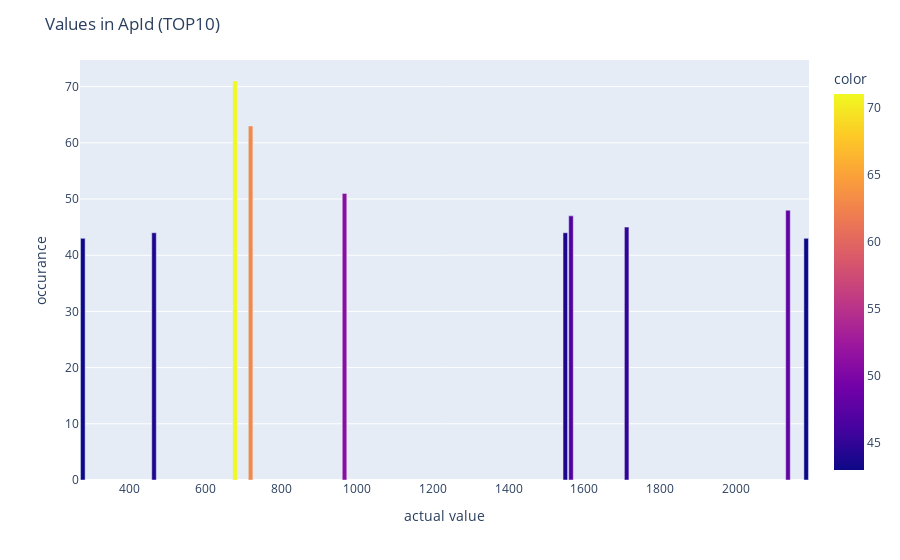

The cell this chart's notebook holds for it:
### Markdown cell above
## AP_id 
> question what's the ApID indicates

### Code cell
# making visuliazations for AP_id
ap_id_vis_data = total_scan["ApId"].value_counts()
plot_top_ten_values(ap_id_vis_data, name = "ApId")

### Figure 1 — Plotly figure (JSON) as saved in the notebook; plotly's stock layout.template omitted (floating-point values rounded to 4 significant figures)
{"data": [{"alignmentgroup": "True", "hovertemplate": "actual value: %{x}<br>no of occurances: %{y}", "legendgroup": "", "marker": {"color": [71, 63, 51, 48, 47, 45, 44, 44, 43, 43], "coloraxis": "coloraxis", "pattern": {"shape": ""}}, "name": "", "offsetgroup": "", "orientation": "v", "showlegend": false, "textposition": "auto", "type": "bar", "x": [678, 719, 967, 2138, 1565, 1712, 464, 1550, 276, 2186], "xaxis": "x", "y": [71, 63, 51, 48, 47, 45, 44, 44, 43, 43], "yaxis": "y"}], "layout": {"barmode": "relative", "coloraxis": {"colorbar": {"title": {"text": "color"}}, "colorscale": [[0, "#0d0887"], [0.1111, "#46039f"], [0.2222, "#7201a8"], [0.3333, "#9c179e"], [0.4444, "#bd3786"], [0.5556, "#d8576b"], [0.6667, "#ed7953"], [0.7778, "#fb9f3a"], [0.8889, "#fdca26"], [1, "#f0f921"]]}, "hoverlabel": {"bgcolor": "white", "font": {"family": "Rockwell", "size": 16}}, "legend": {"tracegroupgap": 0}, "margin": {"t": 60}, "title": {"text": "Values in ApId (TOP10)"}, "xaxis": {"anchor": "y", "domain": [0, 1], "title": {"text": "actual value"}}, "yaxis": {"anchor": "x", "domain": [0, 1], "title": {"text": "occurance"}}}}
